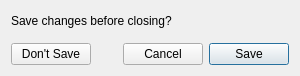
<?xml version="1.0" encoding="UTF-8"?>
<ui version="4.0">
 <class>ConfirmCloseDialog</class>
 <widget class="QDialog" name="ConfirmCloseDialog">
  <property name="geometry">
   <rect>
    <x>0</x>
    <y>0</y>
    <width>300</width>
    <height>76</height>
   </rect>
  </property>
  <property name="sizePolicy">
   <sizepolicy hsizetype="Expanding" vsizetype="Expanding">
    <horstretch>0</horstretch>
    <verstretch>0</verstretch>
   </sizepolicy>
  </property>
  <property name="windowTitle">
   <string>Save Changes</string>
  </property>
  <layout class="QVBoxLayout" name="verticalLayout">
   <item>
    <layout class="QHBoxLayout" name="horizontalLayout_2">
     <item>
      <widget class="QLabel" name="label">
       <property name="text">
        <string>Save changes before closing?</string>
       </property>
      </widget>
     </item>
     <item>
      <spacer name="horizontalSpacer_2">
       <property name="orientation">
        <enum>Qt::Horizontal</enum>
       </property>
       <property name="sizeHint" stdset="0">
        <size>
         <width>40</width>
         <height>20</height>
        </size>
       </property>
      </spacer>
     </item>
    </layout>
   </item>
   <item>
    <spacer name="verticalSpacer">
     <property name="orientation">
      <enum>Qt::Vertical</enum>
     </property>
     <property name="sizeHint" stdset="0">
      <size>
       <width>20</width>
       <height>40</height>
      </size>
     </property>
    </spacer>
   </item>
   <item>
    <layout class="QHBoxLayout" name="horizontalLayout">
     <item>
      <widget class="QPushButton" name="dontSaveButton">
       <property name="text">
        <string>Don't Save</string>
       </property>
      </widget>
     </item>
     <item>
      <spacer name="horizontalSpacer">
       <property name="orientation">
        <enum>Qt::Horizontal</enum>
       </property>
       <property name="sizeHint" stdset="0">
        <size>
         <width>40</width>
         <height>20</height>
        </size>
       </property>
      </spacer>
     </item>
     <item>
      <widget class="QPushButton" name="cancelButton">
       <property name="text">
        <string>Cancel</string>
       </property>
      </widget>
     </item>
     <item>
      <widget class="QPushButton" name="saveButton">
       <property name="text">
        <string>Save</string>
       </property>
       <property name="default">
        <bool>true</bool>
       </property>
      </widget>
     </item>
    </layout>
   </item>
  </layout>
 </widget>
 <resources/>
 <connections/>
</ui>
